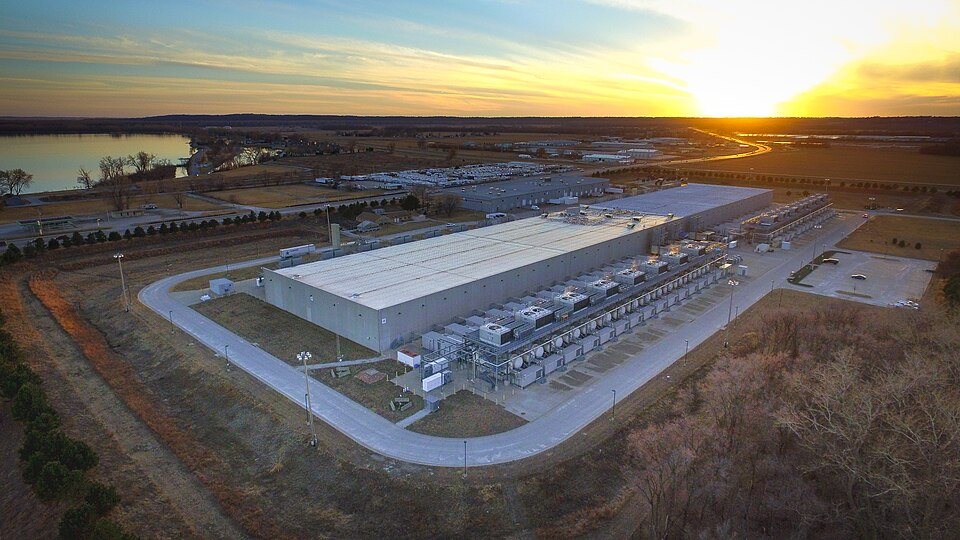
#> input picture subjects/ai/frames/compute/data-centre.jpg, 960 x 540 px
$ python -i commons_media.py   (imports and definitions only)
#> lines starting #> are read from the running program, lines starting #| are printed output that depends on the picture
#!/usr/bin/env -S uv run --script
# /// script
# requires-python = ">=3.11"
# dependencies = ["pillow>=10"]
# ///
"""Images from Wikimedia Commons for a reading, with their `media` citation.

    python3 create-tools/commons-media/commons_media.py search "Mark I perceptron"
    python3 create-tools/commons-media/commons_media.py fetch "File:Name.jpg" FRAME_DIR [--as NAME] [--width 960] [--page N]
    uv run create-tools/commons-media/commons_media.py fetch "File:Name.png" FRAME_DIR --jpeg
    uv run create-tools/commons-media/commons_media.py jpeg page.png FRAME_DIR/page.jpg
    create-tools/commons-media/commons_media.py crop scan.png FRAME_DIR/page.jpg --box 120,80,1480,2100 [--width 960] [--rotate 90]

`search` lists matching file pages with their licence, so you can pick one
you may use. `fetch` downloads a scaled copy into the frame's directory and
prints the kloom `media` citation for it: title, file page, author, date,
licence and file name, taken from the file page's own metadata, and says on
stderr the exact licence tags the page carries (PD-Art, PD-old-100, …).
`--page N` takes one page of a PDF or DjVu as a JPEG. `--jpeg`, and the
`jpeg` command for a page you cropped yourself, convert to JPEG, a PNG's
transparency composited onto white first. `crop` cuts a box (left, top,
right, bottom, in the image's pixels) out of a page image from outside
Commons, a scan from the Internet Archive or a library, scales it to
`--width` and writes a JPEG (sprint 029). `--rotate 90|180|270` first turns
a page printed sideways upright, that many degrees clockwise, so the box is
in the upright page's pixels (sprint 033: a book plate printed sideways
needed PIL by hand). Read the file page anyway: Commons
metadata is what uploaders typed, and the page is where a licence is really
stated.

Three institutions' files are read further (sprint 033; most of sprint 030's
authors rewrote these by hand), and since sprint 050 a NARA record uploaded
through DPLA, whose Artist is an agency's path. Every other file is written
as before.

- **NARA** (a `NARA-image-full` file page): the record's series is the
  `container` ("World War II Posters, National Archives and Records
  Administration"), the agency that made it the author (the last unit of
  NARA's creator, or the record's own author when it names one), and its
  identifiers the `number` ("NAID 514214, 44-PA-726A"). A creator who is a
  person (a presidential library's donor) is not taken as the author.
- **US Navy** (a `PD-USGov-Military-Navy` file, or a Navy image ID): the
  photographer, from "photo by …" in the author or the description, rank
  and rate taken off; the container the Naval History and Heritage Command;
  the image's Navy ID the `number`.
- **Wellcome Collection** (a Wellcome Images file): the container, with the
  creator from the Collection's own catalogue record of the work, and the
  image number (`L0000024`). When that record is a book the image is a
  plate from, the book goes in the container and no author is written.

Two licences need a word more (sprint 029). Flickr's "No restrictions" (the
Internet Archive's book scans, the Smithsonian's photographs) is taken as
public domain with a warning, and the citation's `note` is left empty, which
the gate refuses until it states the public-domain basis ("Published in the
US in 1904"). A `PD-self` file with no author credits its uploader, "Name
(uploader)": the uploader is who released it.

Standard library only, except the JPEG conversion: Pillow, declared in the
metadata above. The script runs itself under `uv run --script` (its
shebang), and a command that converts to JPEG, run with a plain `python3`
that lacks Pillow, runs itself again under `uv` (korg 3404, sprint 029).
"""
import argparse, datetime, html, io, json, os, re, sys, urllib.parse, urllib.request

API = 'https://commons.wikimedia.org/w/api.php'
AGENT = 'kloom-create-tools/1.0 (https://github.com/kenhia/kloom)'
# Licences a reading may carry without asking anyone (docs/design.md §Citations).
# What the reading pane serves (engine/validate.ts MEDIA_FILE).
MIME = {'image/jpeg', 'image/png', 'image/webp', 'image/gif', 'image/svg+xml'}
# A scanned book on Commons, whose pages Commons renders as JPEGs (`--page`).
PAGED = {'application/pdf', 'image/vnd.djvu'}
# Commons serves thumbnails only at these widths, rounding a request up to the next one.
STEPS = [120, 250, 330, 500, 960, 1280, 1920]
# A reading's image larger than this is worth a smaller --width (sprint 006 kept them under it).
LARGE = 350 * 1024
FREE = re.compile(r'^(public domain|pd|cc0|cc by(-sa)? [0-9.]+|cc-by(-sa)?-[0-9.]+)', re.I)
# Flickr's "no known copyright restrictions", Commons' short name for it: public domain only on a stated basis.
NO_RESTRICTIONS = re.compile(r'^no (known copyright )?restrictions$', re.I)


# [4 lines left out: function get, not called in this run]


def plain(value):
    """Commons metadata is HTML; keep its text."""
    return re.sub(r'\s+', ' ', html.unescape(re.sub(r'<[^>]+>', '', str(value or '')))).strip()


# [13 lines left out: function info, not called in this run]


# The templates that are a licence, not their machinery: "PD-old-100", not "PD-old-text" or "PD-Art/layout".
TAG = re.compile(r'^Template:((?:PD|Cc|CC|GFDL|FAL|Attribution|Copyrighted free use|Flickr-no known copyright)[-\w. ]*)$')
MACHINERY = re.compile(r'-(text|layout|category|warning|footer|core|expired-text)$|^Cc-pd-mark', re.I)


# [21 lines left out: functions licence_tags, search, not called in this run]


# "c. 1504 BC", "circa 1890", never the C. of "b.C.": a word of its own, before a number.
# Two dates joined by a slash, a dash, "to", or "between … and" (NARA's form, sprint 030): a span,
# which the fetch says it wrote as circa its start.
RANGE = re.compile(r'\b(1[0-9]{3}|20[0-9]{2})(?:-[0-9]{2}){0,2}\s*(?:/|–|—| to |(?<=\d) and (?=\d))\s*(?:1[0-9]{3}|20[0-9]{2})\b')
CIRCA = re.compile(r'(?<![\w.])(c\.|ca\.|circa|about|approx(\.|imately)?)\s*(?=\d)', re.I)


# [21 lines left out: function year, not called in this run]


# Boilerplate where an author should be: unknown authors in several templates and languages, and
# what a scanner or an uploader typed (sprint 024 met a scanner model as the author).
NO_AUTHOR = re.compile(r'unknown|anonymous|不明|unbekannt|inconnu|not provided|own work|scann(ed|er)|'
                       r'internet archive book images|'
                       r'\b(canon|epson|nikon|hp scanjet|fujitsu)\b|see (below|source)', re.I)


# Words that make an Artist field an organisation, not a person: sprint 028 met "Smithsonian
# Institution", "NASA Johnson Space Center" and "Colegio de Fonseca" split into family and given.
ORG = re.compile(r'&|\b(Inc|Ltd|Co|Company|Museum|Library|University|Society|Archives?|Institution|Institute|'
                 r'Cent(er|re)|Colegio|College|School|Academy|Agency|Laborator(y|ies)|Department|Office|Service|'
                 r'Navy|Army|Corps|Command|Administration|Bureau|Ministry|Council|Foundation|Hospital|'
                 r'Collection|Gallery|Studio|Group|Partners|Associates|Trust)\b')

# A role after a name, as Gallica writes it ("Desbuissons, Edouard (1827-1908). Auteur du texte", sprint 049).
ROLE = re.compile(r'[.,]\s*(?:auteur du texte|auteur|illustrateur|dessinateur|graveur|cartographe|'
                  r'[ée]diteur(?: scientifique)?|traducteur|imprimeur(?:-libraire)?|lithographe|photographe)\.?\s*$', re.I)
NAME_WORD = r"(?:[A-Z][\w'’.-]*\.?|van|von|de|da|der|du|la|le)"


# [75 lines left out: functions clean_title, authors, licence_for, uploader_credit, first_uploader, template_fields and 1 more, not called in this run]


# A NARA creator who is a person ("Roosevelt, Franklin D. (Franklin Delano), 1882-1945"): a donor, not the author.
NARA_PERSON = re.compile(r'^[^.,()]+, [A-Z][^.]*.*\b1[0-9]{3}\b')


# [21 lines left out: function nara, not called in this run]


# A photographer's rank or rate, before the name: "Mass Communication Specialist 2nd Class", "Lt. Cmdr.", "MC2".
RANK = re.compile(r"^(?:(?:Mass Communication Specialist|Photographer'?s Mate|Journalist|Hospital Corpsman|"
                  r'(?:Senior |Master )?Chief(?: Petty Officer)?|Petty Officer|Seaman(?: Apprentice| Recruit)?|Airman|'
                  r'Fireman|Lt\. j\.g\.|Lt\. Cmdr\.|Lt\.|Cmdr\.|Capt\.|Ens\.|Staff Sgt\.|Sgt\.|Cpl\.|Spc\.|Pfc\.|'
                  r'Lieutenant(?: Commander)?|Commander|Captain|Ensign|Sergeant|Corporal|Specialist|Private|'
                  r'[A-Z]{2,4}[1-3C]|(?:1st|2nd|3rd|First|Second|Third) Class|\([A-Z/]+\))\s+)+')
PHOTO_BY = re.compile(r'\bphoto(?:graph)? by\s+(.+?)\s*(?:/\s*Released|\(RELEASED\)|\)|$)', re.I)
NAVY_ID = re.compile(r'\b\d{6}-[A-Z]-[A-Z0-9]{4,7}-\d{3,4}\b')


# [44 lines left out: functions navy, wellcome, not called in this run]


DPLA = re.compile(r'\{\{DPLA metadata|\s-\sDPLA\s-\s[0-9a-f]{32}')


# [85 lines left out: functions dpla, institution, page_wikitext, wellcome_work, to_jpeg, not called in this run]


def step(width):
    """The widest thumbnail Commons will actually serve that is no wider than `width`."""
    return max([w for w in STEPS if w <= width] or [STEPS[0]])


# [89 lines left out: function fetch, not called in this run]


def jpeg(src, dest, quality=85, box=None, width=None, rotate=0):
    """Convert a file you cropped yourself (a scan's page) to a JPEG, transparency onto white; with
    `rotate`, turn it upright first, with `box`, crop it, and with `width`, scale it down to that."""
    with open(src, 'rb') as fh:
        body = to_jpeg(fh.read(), quality, box, width, rotate)
    with open(dest, 'wb') as fh:
        fh.write(body)
    print(f'commons_media: wrote {dest} ({len(body) // 1024} KB)', file=sys.stderr)
    if len(body) > LARGE:
        print(f'commons_media: {dest} is over {LARGE // 1024} KB; scale it down or lower --quality', file=sys.stderr)


# [6 lines left out: function box_arg, not called in this run]


def needs_pillow(a):
    return a.cmd in ('jpeg', 'crop') or (a.cmd == 'fetch' and a.jpeg)


# [15 lines left out: function under_uv, not called in this run]


# [36 lines not run here, left out]

>>> import cv2
>>> picture = cv2.imread('../../subjects/ai/frames/compute/data-centre.jpg', cv2.IMREAD_GRAYSCALE)
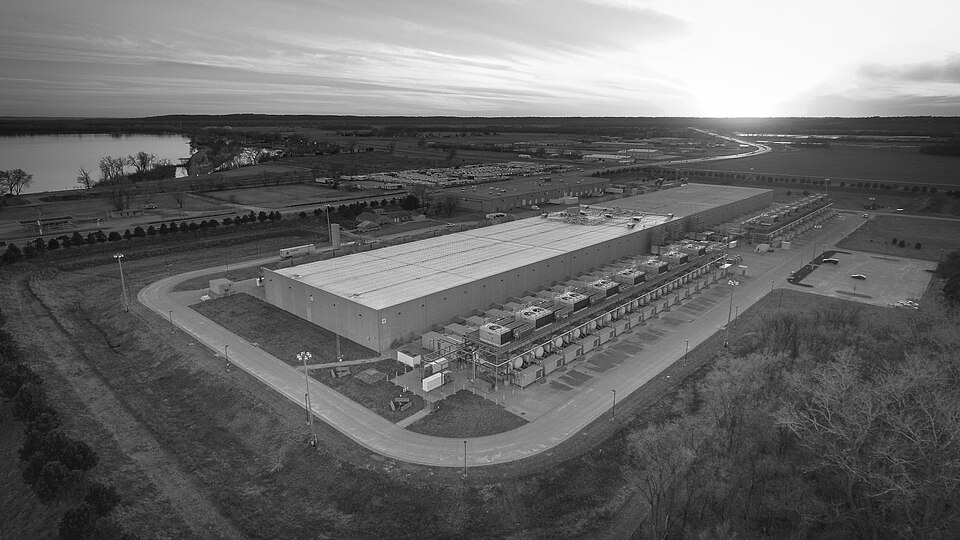
#> picture: shape (540, 960); min 0, max 255, mean 105.6
>>> result = jpeg(picture, 'out.png')
#> (the run stopped early here; a loop or call above may not have finished)
